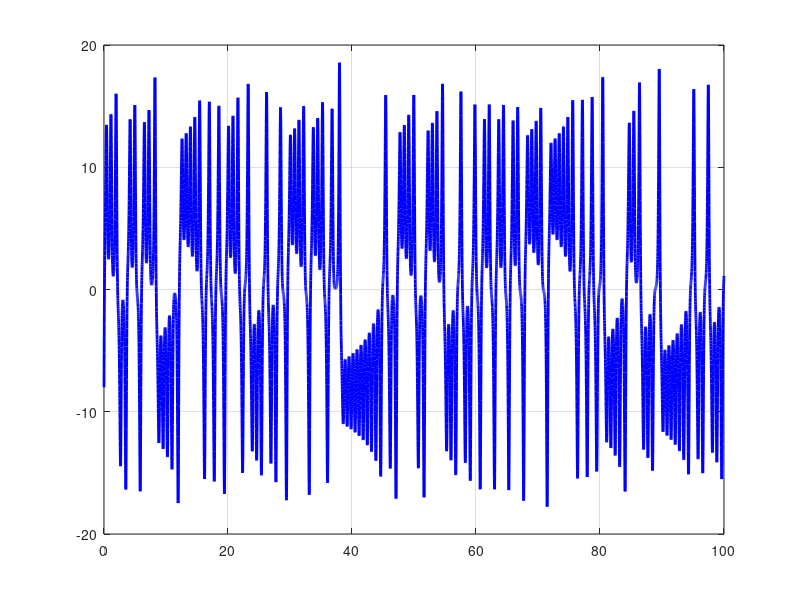
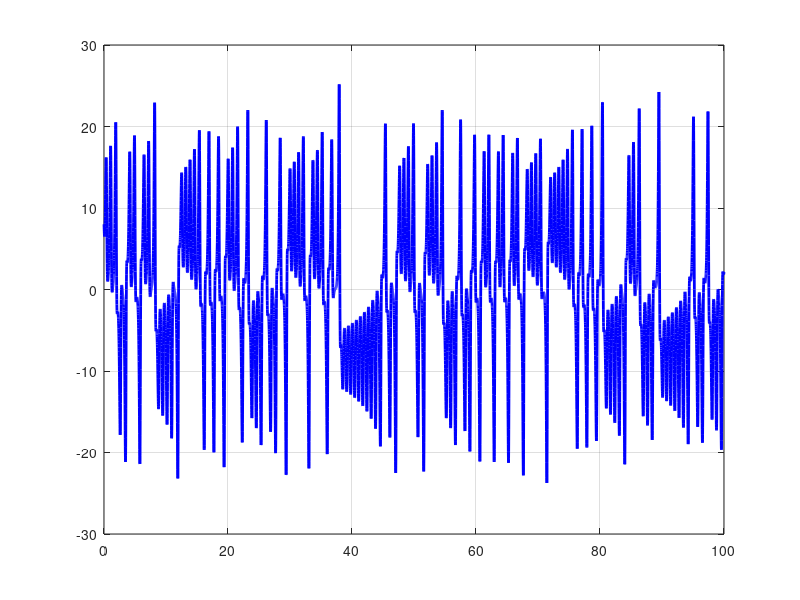
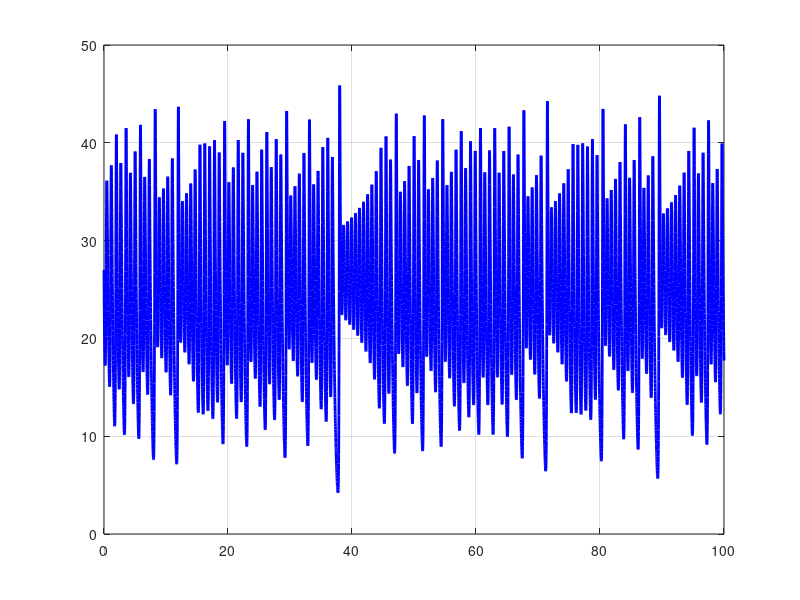
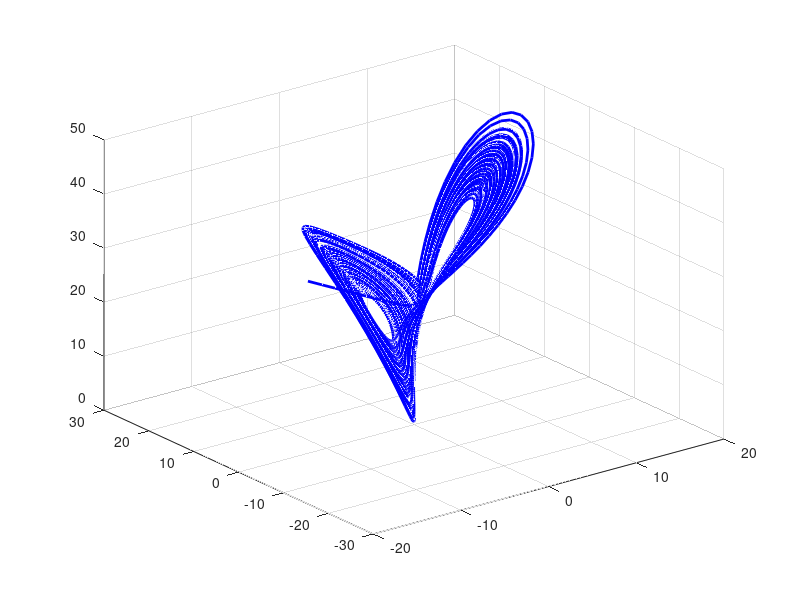

MATLAB code to generate these figures, in order:
clear all; close all;
x0 = [-8,8,27]; t = 0:0.01:100;
sigma = 10; beta = 8/3; rho = 28;
f = @(t,x) [- sigma*x(1) + sigma*x(2);
            + rho*x(1) - x(2) - x(1)*x(3);
            - beta*x(3) + x(1)*x(2)];
[t,x] = ode45(f,t,x0);
figure(1); clf;
plot(t,x(:,1),'-b','linewidth',2); grid on;

figure(2); clf;
plot(t,x(:,2),'-b','linewidth',2); grid on;

figure(3); clf;
plot(t,x(:,3),'-b','linewidth',2); grid on;

figure(4); clf;
plot3(x(:,1),x(:,2),x(:,3),'-b','linewidth',2); grid on;
